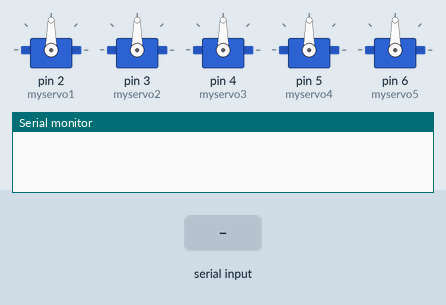
Simulated run of this sketch. Board: Arduino Uno, built with avr-gcc and run on an emulated ATmega328P. On the bench: 5 × servo, the last lines printed to the serial monitor. The inputs (shaded band) are chosen by the test bench.

Above: at 1.2 s.
1.3 s: "90,45\n" received over Serial
At 3.4 s:
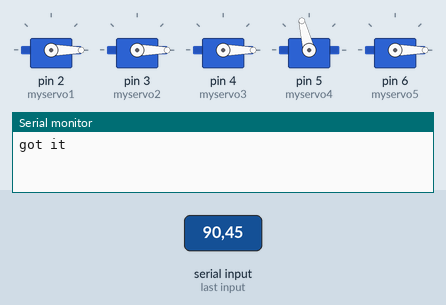
3.8 s: "30,150\n" received over Serial
At 6.0 s:
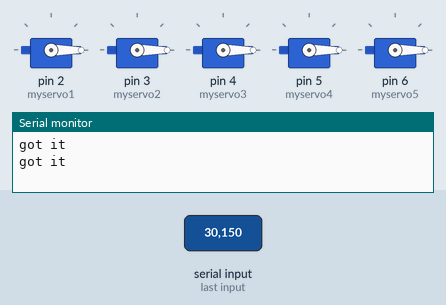
6.3 s: "5\n" received over Serial
At 8.1 s:
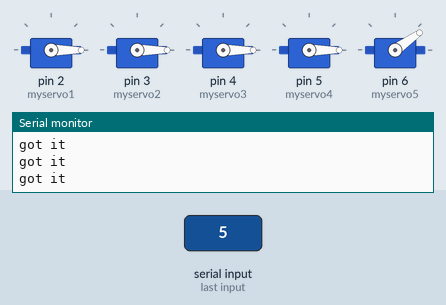
8.8 s: "200\n" received over Serial
At 11.0 s:
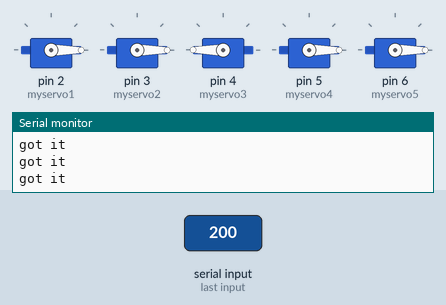
11.3 s: "1,90\n" received over Serial
At 13.2 s:
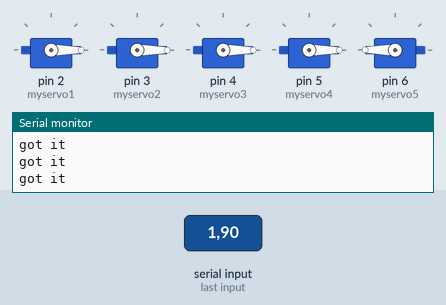
13.8 s: "90\n" received over Serial
At 15.1 s:
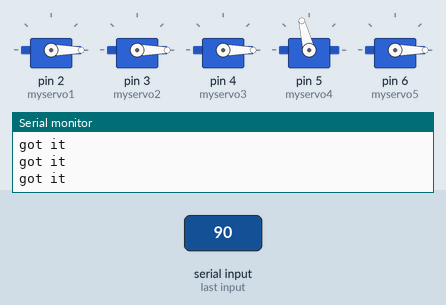
Timing chart, 0 to 16.8 s (numbered marks = the images above; inputs shaded):
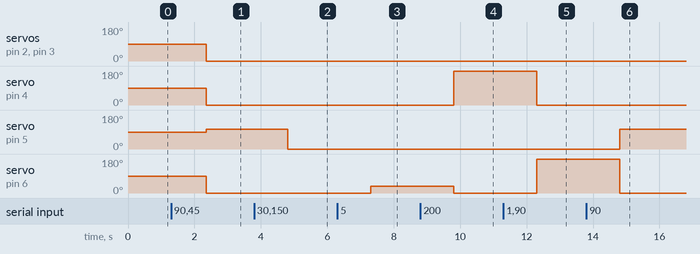

The sketch:

RoboticArm.ino
```cpp
#include <Servo.h>

Servo myservo1;
Servo myservo2;
Servo myservo3;
Servo myservo4;
Servo myservo5;
char c;
int tips[5];

void setup()
{
  // pinMode(2,OUTPUT);
  // pinMode(3,OUTPUT);
  // pinMode(4,OUTPUT);
  // pinMode(5,OUTPUT);
  // pinMode(6,OUTPUT);
  myservo1.attach(2);
  myservo2.attach(3);
  myservo3.attach(4);
  myservo4.attach(5);
  myservo5.attach(6);

  Serial.begin(9600);// attaches the servo on pin 9 to the servo object
}
 int rep;
void loop()
{
  // digitalWrite(2,1);
// OCdemo();

  if(Serial.available())
  {
    String str;
    int  bits;
    str=Serial.readString();

    convert(str);
    // Serial.print("Bits: ");
    // Serial.println(tips);
    // for(int i=0;i<5;i++)
    // {
    //   Serial.print(tips[i]);
    // }

    toServos();
    // break;
  }

delay(50);

}

void convert(String data)
{
    int  bits=data.toInt();

    int element;
    bits=(data.toInt());
    for(int i=4;i>=0;i--)
    {
      element=bits%10;
      // Serial.println(element);
      bits=bits/10;
      // Serial.println(bits);
      tips[i]=element;
    }
    // for(int i=0;i<5;i++)
    // {
    //   Serial.print(farray[i]);
    // }
    // return farray;


}

void toServos()
{
  // String str="";
  // digitalWrite(6,tips[0]);
  // digitalWrite(5,tips[1]);
  // digitalWrite(4,tips[2]);
  // digitalWrite(3,tips[3]);
  // digitalWrite(2,tips[4]);
  // for (int i = 0; i < 5; i++)
  // {
  //   str += String(tips[i]);
  // }
  // delay(500);

  myservo1.write(tips[0]*180);
  myservo2.write(tips[1]*180);
  myservo3.write(tips[2]*180);
  myservo4.write(tips[3]*180);
  myservo5.write(tips[4]*180);

  Serial.println("got it");
}
```

Measured:
- after the input at 1.3 s, servo on pin 2 (myservo1), servo on pin 3 (myservo2), servo on pin 4 (myservo3), servo on pin 6 (myservo5): 90° → 0° after 1.1 s; servo on pin 5 (myservo4): 90° → 104° after 1.1 s
- after the input at 3.8 s, servo on pin 5 (myservo4): 104° → 0° after 1.0 s
- after the input at 6.3 s, servo on pin 6 (myservo5): 0° → 35° after 1.0 s
- after the input at 8.8 s, servo on pin 4 (myservo3): 0° → 180° after 1.0 s; servo on pin 6 (myservo5): 35° → 0° after 1.0 s
- after the input at 11.3 s, servo on pin 4 (myservo3): 180° → 0° after 1.0 s; servo on pin 6 (myservo5): 0° → 180° after 1.0 s
- after the input at 13.8 s, servo on pin 5 (myservo4): 0° → 104° after 1.0 s; servo on pin 6 (myservo5): 180° → 0° after 1.0 s
